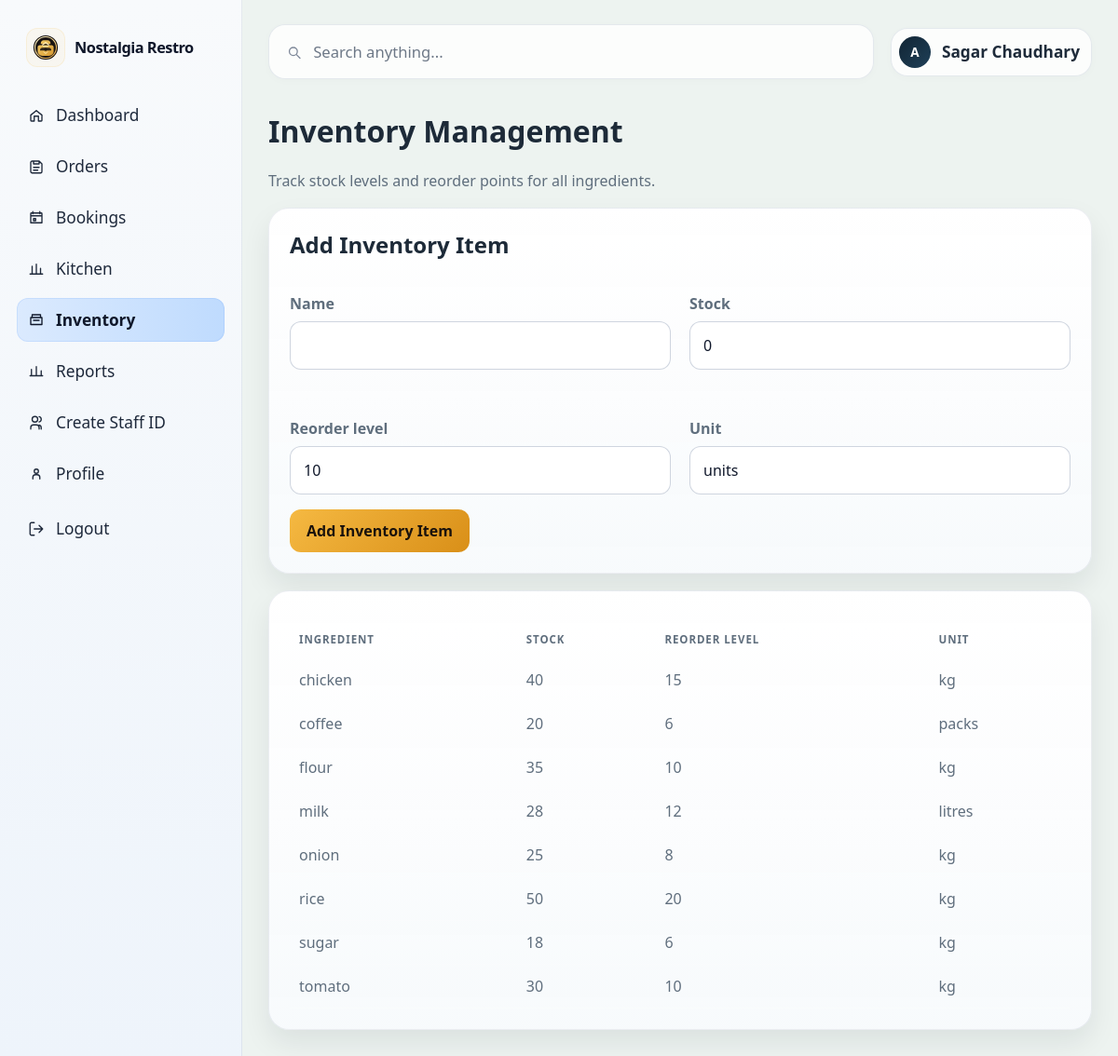
The page /inventory/ (signed in) on the database its author committed.
### restaurant/models.py (models this page shows, shortened)
class CustomUser(AbstractUser):
    ROLE_CHOICES = [
        ("admin", "Admin"),
        ("manager", "Manager"),
        ("waiter", "Waiter"),
        ("cashier", "Cashier"),
        ("kitchen_staff", "Kitchen Staff"),
        ("inventory_staff", "Inventory Staff"),
    ]
    role = models.CharField(max_length=30, choices=ROLE_CHOICES, default="waiter")
    phone_number = models.CharField(max_length=20, blank=True, default="")
    profile_picture = models.ImageField(upload_to="profile_pictures/", blank=True)

class InventoryItem(models.Model):
    name = models.CharField(max_length=100)
    stock = models.PositiveIntegerField(default=0)
    reorder_level = models.PositiveIntegerField(default=10)
    unit = models.CharField(max_length=30, default="units")
    class Meta:
        ordering = ["name"]

### restaurant/views.py (the view)
        def wrapped_view(request, *args, **kwargs):
            if not request.user.is_authenticated:
                return redirect("login")
            if not request.user.is_active:
                return redirect("login")
            if roles and request.user.role not in roles:
                messages.warning(request, "You do not have permission to access that page.")
                return redirect("dashboard")
            return view_func(request, *args, **kwargs)

### restaurant/forms.py
class InventoryItemForm(forms.ModelForm):
    class Meta:
        model = InventoryItem
        fields = ["name", "stock", "reorder_level", "unit"]

### restaurant/views.py (called while the page is built)
def role_required(*roles):
    def decorator(view_func):
        def wrapped_view(request, *args, **kwargs):
            if not request.user.is_authenticated:
                return redirect("login")
            if not request.user.is_active:
                return redirect("login")
            if roles and request.user.role not in roles:
                messages.warning(request, "You do not have permission to access that page.")
                return redirect("dashboard")
            return view_func(request, *args, **kwargs)
        return wrapped_view
    return decorator

@login_required
@role_required("admin", "manager", "inventory_staff")
def inventory(request):
    if request.method == "POST":
        if request.user.role != "admin":
            return HttpResponseForbidden("Only admins can add inventory items.")
        form = InventoryItemForm(request.POST)
        if form.is_valid():
            item = form.save()
            messages.success(request, f"{item.name} was added to inventory.")
            return redirect("inventory")
    else:
        form = InventoryItemForm() if request.user.role == "admin" else None
    inventory = InventoryItem.objects.order_by("name")
    return render(request, "restaurant/inventory.html", {"inventory": inventory, "form": form})

### restaurant/templates/restaurant/inventory.html (shortened to what this page needs)
{% extends 'restaurant/base.html' %}
{% block content %}
  <h1>Inventory Management</h1>
  <p class="muted">Track stock levels and reorder points for all ingredients.</p>
  {% if form %}
    <div class="section">
      <h2>Add Inventory Item</h2>
      <form method="post">
        <div class="grid-2">
          {% for field in form %}
            <div class="field">
              <label for="{{ field.id_for_label }}">{{ field.label }}</label>
              {{ field }}
            </div>
          {% endfor %}
        </div>
        <button type="submit">Add Inventory Item</button>
      </form>
    </div>
  {% endif %}
  <div class="section">
    <table class="table">
      <thead>
        <tr>
          <th>Ingredient</th>
          <th>Stock</th>
          <th>Reorder Level</th>
          <th>Unit</th>
        </tr>
      </thead>
      <tbody>
        {% for item in inventory %}
          <tr>
            <td>{{ item.name }}</td>
            <td>{% if item.stock <= item.reorder_level %}<span class="warning-box">{{ item.stock }}</span>{% else %}{{ item.stock }}{% endif %}</td>
            <td>{{ item.reorder_level }}</td>
            <td>{{ item.unit }}</td>
          </tr>
        {% empty %}
          <tr>
            <td colspan="4" class="muted">No inventory items available.</td>
          </tr>
        {% endfor %}
      </tbody>
    </table>
  </div>
{% endblock %}

### restaurant/templates/restaurant/base.html (shortened to what this page needs)
{% load static %}
<!DOCTYPE html>
<html lang="en">
  <head>
    <link rel="stylesheet" href="{% static 'restaurant/styles.css' %}" />
  </head>
  <body class="{% if user.is_authenticated %}dashboard-shell{% endif %}{% block body_attrs %}{% endblock %}">
    <div class="app-shell">
      {% if user.is_authenticated %}
        <aside class="dashboard-sidebar">
          <div class="sidebar-brand">
            <div class="brand-mark">
              <img src="{% static 'restaurant/logo.svg' %}" alt="Nostalgia Restaurant logo" />
            </div>
            <div class="brand-name">Nostalgia Restro</div>
          </div>
          <nav class="sidebar-nav" aria-label="Sidebar navigation">
            <a class="nav-item {% if request.path == '/' or request.path == '/dashboard/' %}active{% endif %}" href="{% url 'dashboard' %}"><span class="icon-wrap"><svg viewBox="0 0 24 24" aria-hidden="true"><path d="M4 11.5L12 5l8 6.5V19a1 1 0 0 1-1 1h-4v-7H9v7H5a1 1 0 0 1-1-1v-7.5Z"/></svg></span>Dashboard</a>
            <a class="nav-item {% if request.path == '/orders/' %}active{% endif %}" href="{% url 'orders' %}"><span class="icon-wrap"><svg viewBox="0 0 24 24" aria-hidden="true"><path d="M8 4h8l4 4v11a2 2 0 0 1-2 2H6a2 2 0 0 1-2-2V6a2 2 0 0 1 2-2h2Zm0 0v4h8V4M8 13h8M8 17h6"/></svg></span>Orders</a>
            <a class="nav-item {% if request.path == '/bookings/' %}active{% endif %}" href="{% url 'bookings' %}"><span class="icon-wrap"><svg viewBox="0 0 24 24" aria-hidden="true"><path d="M7 3v3m10-3v3M4 9h16M5 5h14a1 1 0 0 1 1 1v13H4V6a1 1 0 0 1 1-1Zm3 8h3v3H8z"/></svg></span>Bookings</a>
            <a class="nav-item {% if request.path == '/kitchen/' %}active{% endif %}" href="{% url 'kitchen' %}"><span class="icon-wrap"><svg viewBox="0 0 24 24" aria-hidden="true"><path d="M6 19V8m6 11V5m6 14v-8M3 19h18"/></svg></span>Kitchen</a>
            <a class="nav-item {% if request.path == '/inventory/' %}active{% endif %}" href="{% url 'inventory' %}"><span class="icon-wrap"><svg viewBox="0 0 24 24" aria-hidden="true"><path d="M4 8h16v10H4zm2-4h12v4H6zM8 12h8"/></svg></span>Inventory</a>
            <a class="nav-item {% if request.path == '/reports/' %}active{% endif %}" href="{% url 'reports' %}"><span class="icon-wrap"><svg viewBox="0 0 24 24" aria-hidden="true"><path d="M5 18V9m7 9V5m7 13v-7M3 18h18"/></svg></span>Reports</a>
            <a class="nav-item {% if request.path == '/staff/create/' %}active{% endif %}" href="{% url 'staff_create' %}"><span class="icon-wrap"><svg viewBox="0 0 24 24" aria-hidden="true"><path d="M16 21v-2a4 4 0 0 0-4-4H8a4 4 0 0 0-4 4v2M10 11a4 4 0 1 0 0-8 4 4 0 0 0 0 8Zm9 10v-2a4 4 0 0 0-3-3.87M16 3.13a4 4 0 0 1 0 7.75"/></svg></span>Create Staff ID</a>
            <a class="nav-item {% if request.path == '/profile/' %}active{% endif %}" href="{% url 'profile' %}"><span class="icon-wrap"><svg viewBox="0 0 24 24" aria-hidden="true"><path d="M7 19v-2a4 4 0 0 1 4-4h2a4 4 0 0 1 4 4v2M12 11a3 3 0 1 0 0-6 3 3 0 0 0 0 6Z"/></svg></span>Profile</a>
            <form method="post" action="{% url 'logout' %}" class="sidebar-logout-form">
              <button type="submit" class="nav-item nav-item-button"><span class="icon-wrap"><svg viewBox="0 0 24 24" aria-hidden="true"><path d="M9 21H5a2 2 0 0 1-2-2V5a2 2 0 0 1 2-2h4M16 17l5-5-5-5M21 12H9"/></svg></span>Logout</button>
            </form>
          </nav>
        </aside>
      {% endif %}
      <div class="dashboard-main-panel">
        {% if user.is_authenticated %}
          <header class="dashboard-header">
            <form class="search-strip" role="search" method="get" action="{% url 'dashboard' %}">
              <svg viewBox="0 0 24 24" aria-hidden="true"><circle cx="11" cy="11" r="6"/><path d="M16 16l5 5"/></svg>
              <input type="search" name="q" value="{{ request.GET.q|default:'' }}" placeholder="Search anything..." aria-label="Search dashboard" />
            </form>
            <div class="profile-pill">
              <div class="profile-avatar">
                {% if user.profile_picture %}
                  <img src="{{ user.profile_picture.url }}" alt="{{ user.get_full_name|default:user.username }}" />
                {% else %}
                  {{ user.username|first|upper|default:'A' }}
                {% endif %}
              </div>
              <div class="profile-copy"><span class="role-label">{{ user.get_full_name|default:user.username }}</span></div>
            </div>
          </header>
        {% endif %}
        <main class="{% if user.is_authenticated %}dashboard-body{% else %}container{% endif %}">
          <div class="page-frame">
            {% block content %}{% endblock %}
          </div>
        </main>
      </div>
    </div>
  </body>
</html>

### rows shown on the page
CustomUser: username|first "A", get_full_name "Sagar Chaudhary"
InventoryItem: name "chicken", stock "40", reorder_level "15", unit "kg"
InventoryItem: name "coffee", stock "20", reorder_level "6", unit "packs"
InventoryItem: name "flour", stock "35", reorder_level "10", unit "kg"
InventoryItem: name "milk", stock "28", reorder_level "12", unit "litres"
InventoryItem: name "onion", stock "25", reorder_level "8", unit "kg"
InventoryItem: name "rice", stock "50", reorder_level "20", unit "kg"
InventoryItem: name "sugar", stock "18", reorder_level "6", unit "kg"
InventoryItem: name "tomato", stock "30", reorder_level "10", unit "kg"

### other values the page prints
{{ field.label }} "Name" "Stock" "Reorder level" "Unit"
